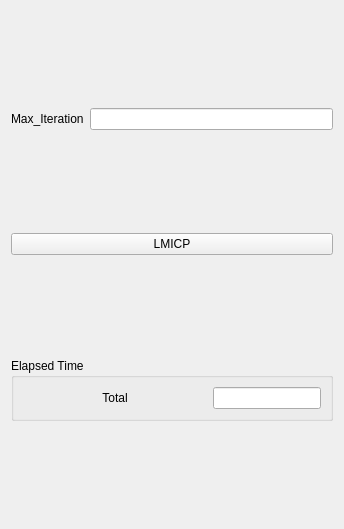
          <widget class="QWidget" name="Widget_LMICP">
           <property name="geometry">
            <rect>
             <x>0</x>
             <y>0</y>
             <width>344</width>
             <height>529</height>
            </rect>
           </property>
           <attribute name="label">
            <string>LMICP</string>
           </attribute>
           <layout class="QGridLayout" name="gridLayout_8">
            <item row="1" column="0" colspan="2">
             <widget class="QPushButton" name="PushButton_LMICP">
              <property name="sizePolicy">
               <sizepolicy hsizetype="Expanding" vsizetype="Fixed">
                <horstretch>0</horstretch>
                <verstretch>0</verstretch>
               </sizepolicy>
              </property>
              <property name="layoutDirection">
               <enum>Qt::LeftToRight</enum>
              </property>
              <property name="autoFillBackground">
               <bool>false</bool>
              </property>
              <property name="text">
               <string>LMICP</string>
              </property>
             </widget>
            </item>
            <item row="0" column="0">
             <widget class="QLabel" name="Label_ICPIter">
              <property name="sizePolicy">
               <sizepolicy hsizetype="Preferred" vsizetype="Preferred">
                <horstretch>0</horstretch>
                <verstretch>0</verstretch>
               </sizepolicy>
              </property>
              <property name="text">
               <string>Max_Iteration</string>
              </property>
             </widget>
            </item>
            <item row="0" column="1">
             <widget class="QLineEdit" name="LineEdit_ICPIter">
              <property name="sizePolicy">
               <sizepolicy hsizetype="Expanding" vsizetype="Fixed">
                <horstretch>0</horstretch>
                <verstretch>0</verstretch>
               </sizepolicy>
              </property>
             </widget>
            </item>
            <item row="2" column="0" colspan="2">
             <widget class="QGroupBox" name="GroupBox_ICPTime">
              <property name="sizePolicy">
               <sizepolicy hsizetype="Preferred" vsizetype="Maximum">
                <horstretch>0</horstretch>
                <verstretch>0</verstretch>
               </sizepolicy>
              </property>
              <property name="title">
               <string>Elapsed Time</string>
              </property>
              <layout class="QGridLayout" name="gridLayout_9">
               <item row="0" column="0">
                <widget class="QLabel" name="Label_ICPTime">
                 <property name="layoutDirection">
                  <enum>Qt::LeftToRight</enum>
                 </property>
                 <property name="text">
                  <string>Total</string>
                 </property>
                 <property name="alignment">
                  <set>Qt::AlignCenter</set>
                 </property>
                </widget>
               </item>
               <item row="0" column="1">
                <widget class="QLineEdit" name="LineEdit_ICPTime">
                 <property name="sizePolicy">
                  <sizepolicy hsizetype="Fixed" vsizetype="Fixed">
                   <horstretch>0</horstretch>
                   <verstretch>0</verstretch>
                  </sizepolicy>
                 </property>
                 <property name="readOnly">
                  <bool>true</bool>
                 </property>
                </widget>
               </item>
              </layout>
             </widget>
            </item>
           </layout>
          </widget>
